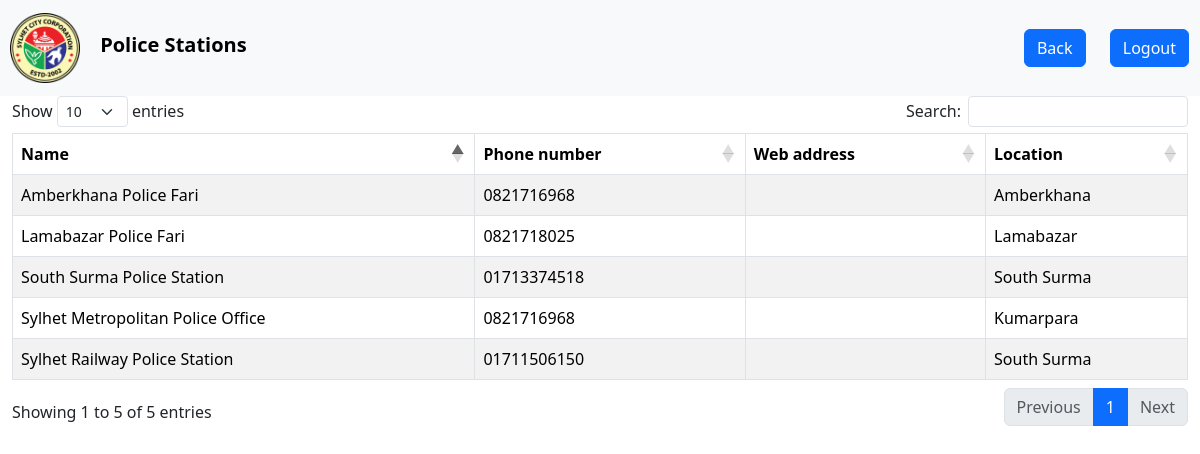
Page /police_stations.php on the committed database.
### tables this page shows
CREATE TABLE `place` (
  `p_id` int(100) NOT NULL,
  `p_name` varchar(100) NOT NULL,
  `p_t_id` int(100) DEFAULT NULL,
  `location_id` int(100) NOT NULL,
  `phone_number` varchar(100) DEFAULT NULL,
  `web_address` varchar(100) DEFAULT NULL,
  `image` varchar(100) DEFAULT NULL,
  `description` varchar(400) DEFAULT NULL
);

CREATE TABLE `locations` (
  `location_id` int(100) NOT NULL,
  `name` varchar(100) NOT NULL
);

### police_stations.php (the view, shortened to what this page needs)
<!DOCTYPE html>
<html lang="en">
<head>
    <link rel="stylesheet" href="css/bootstrap.min.css">
    <link rel="stylesheet" href="https://cdn.datatables.net/1.13.4/css/dataTables.bootstrap5.min.css">
    <link rel="stylesheet" href="emergeicies_style.css">
</head>
<body>
<?php
	require('connect.php');
?>
    <nav class="navbar navbar-expand-lg bg-body-tertiary">
        <div class="logo">
            <img src="Photos/Self/logo.png" class="navbar-brand" height="80px">
            <b class="navbar-brand">Police Stations</b>
        </div>
        <div class="upper_buttons">
            <a href="index.php" class="btn btn-primary">Back</a>
            <a href="logout_back.php" class="btn btn-primary">Logout</a>
        </div>
    </nav>
        <div class="container-fluid justify-content-around">
                <table id="example" class="table table-hover table-bordered table-striped">
                    <thead>
                      <tr>
                      <th scope="col">Name</th>
                        <th scope="col">Phone number</th>
                        <th scope="col">Web address</th>
                        <th scope="col">Location</th>
                      </tr>
                    </thead>
                    <tbody>
                        <?php
                            $sql = "SELECT * FROM place JOIN locations ON place.location_id=locations.location_id WHERE p_t_id='3'";
                            $sql_query = mysqli_query($con, $sql);
                            while($row = mysqli_fetch_assoc($sql_query))
                            {
                                echo "<tr><td>" . $row["p_name"] . "</td>";
                                echo "<td>" . $row["phone_number"] . "</td>";
                                echo "<td>" . $row["web_address"] . "</td>";
                                echo "<td>" . $row["name"] . "</td></tr>";
                            }
                        ?>
                    </tbody>
                </table>
            </div>
</body>
</html>

### emergeicies_style.css (style rules this page uses)
.upper_buttons { position: absolute; right: 1px; }
.upper_buttons a { margin: 10px; }
.logo { position:relative; left: 10px; }

### rows in the picture
place: p_name "South Surma Police Station", phone_number "01713374518", location.name "South Surma"
place: p_name "Sylhet Railway Police Station", phone_number "01711506150", location.name "South Surma"
place: p_name "Sylhet Metropolitan Police Office", phone_number "0821716968", location.name "Kumarpara"
place: p_name "Lamabazar Police Fari", phone_number "0821718025", location.name "Lamabazar"
place: p_name "Amberkhana Police Fari", phone_number "0821716968", location.name "Amberkhana"
